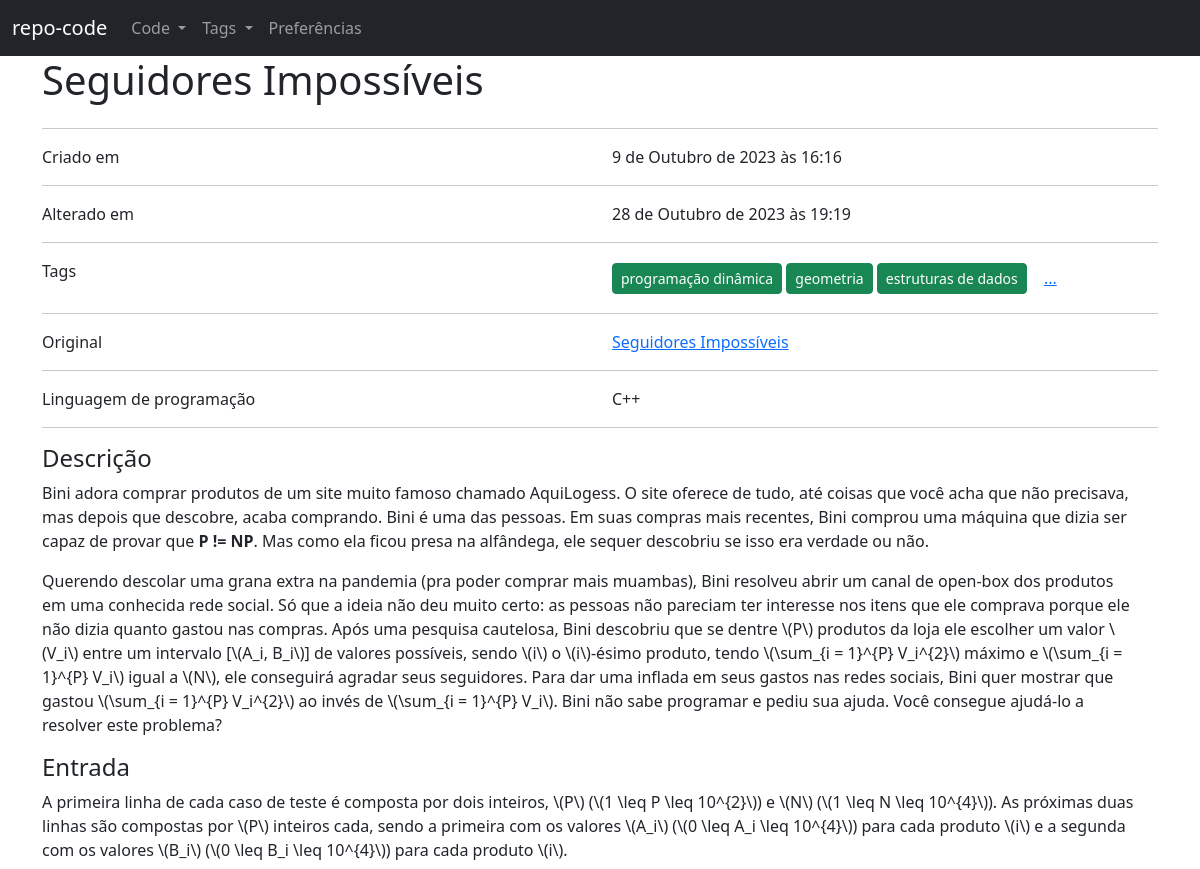
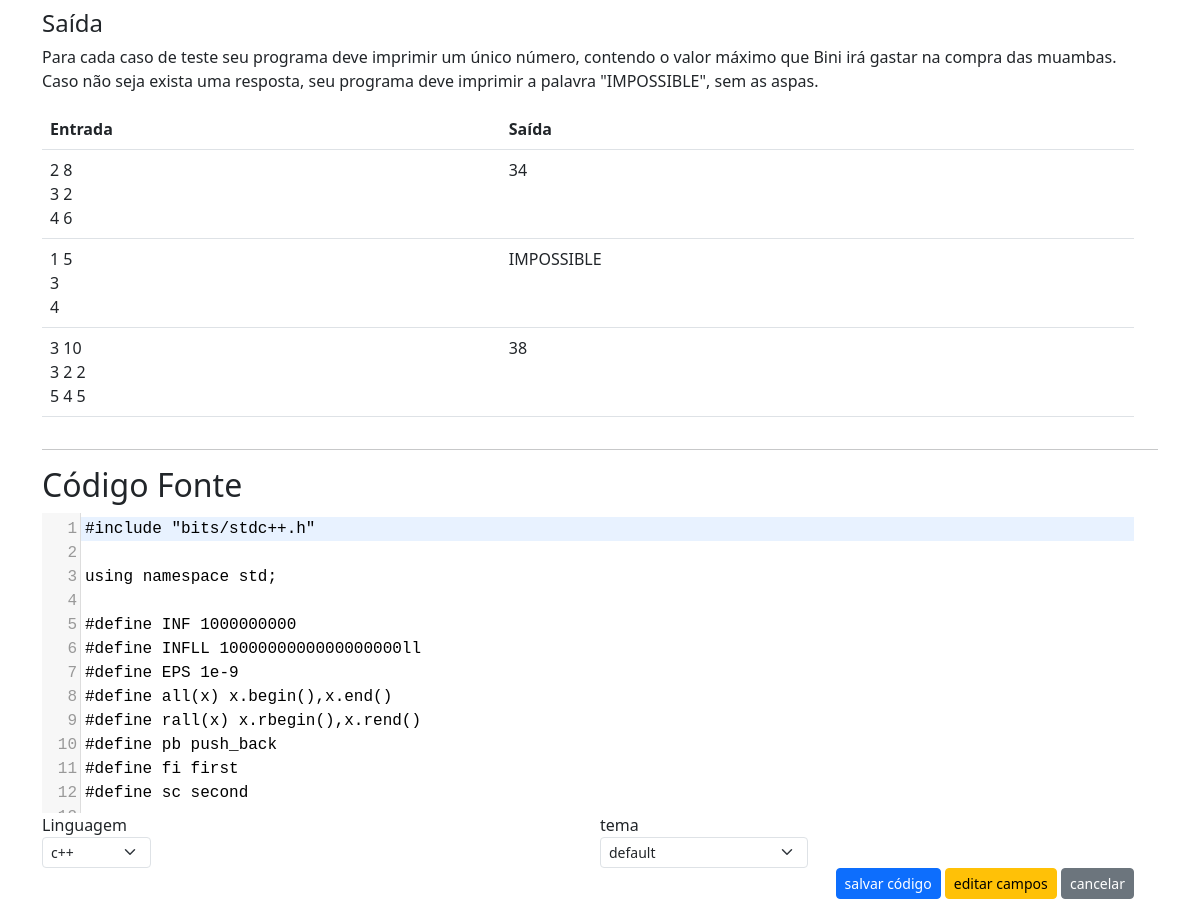
Page /repo/code/4/ on the committed database (2 pictures, top to bottom).
### repo/models.py (models this page shows, shortened)
class Code(models.Model):
    LANGUAGE_CHOICES = (
        ("c++", "c++"),
        ("py", "python"),
        ("c", "c"),
        ("java", "java"),
        ("c#", "c#"),
        ("js", "javascript")
    )
    DICT_LANGUAGES_CHOICES = dict(LANGUAGE_CHOICES)
    title = models.CharField(max_length = 100)
    createdAt = models.DateTimeField(default = timezone.now)
    updatedAt = models.DateTimeField(default = timezone.now)
    description = models.TextField()
    source = models.TextField()
    tags = models.ManyToManyField(Tag)
    original = models.CharField(max_length = 100)
    language = models.CharField(max_length = 10, choices = LANGUAGE_CHOICES)
    def human_language(self):
        return self.DICT_LANGUAGES_CHOICES[self.language]
    def full_description(self):
        return f'<div class = "container">{self.description}</div>'

class Tag(models.Model):
    name = models.CharField(max_length = 50)
    human_name = models.CharField(max_length = 50)
    description = models.TextField()

### repo/code_views.py (the view)
# urls.py: path('<int:key>/', code_views.source, name = 'repo_code_view'),
@require_http_methods(['GET'])
def source(request, key):
    try:
        code = Code.objects.get(pk = key)
        partial_tags = code.tags.all()[:3]
        languages = sorted(Code.LANGUAGE_CHOICES, key = lambda x: x[1])
        themes = os.listdir(os.path.join('templates', 'static', 'js', 'codemirror', 'theme'))
        css_files = list(map(lambda f: os.path.join('js', 'codemirror', 'theme', f), themes))
        themes = list(map(lambda t: t.split('.')[0], themes))
        return render(request, 'code/code.html', {
            'source' : code,
            'partial_tags': partial_tags,
            'themes': themes,
            'css_files': css_files,
            'languages': languages
        })
    except ObjectDoesNotExist as ex:
        return render(request, '404.html', {'message': ex})

### repo/templates/code/code.html (shortened to what this page needs)
{% extends "base.html" %}
{% load static %}
{% block 'css' %}
<link href = "{% static 'js/codemirror/lib/codemirror.css' %}" rel="stylesheet">
<link href = "{% static 'js/codemirror/addon/hint/show-hint.css' %}" rel="stylesheet">
{% for css in css_files %}
    <link href = "{% static css %}" rel = "stylesheet">
{% endfor %}
{% endblock %}
{% block 'main' %}
<div class = "container">
    <div class = "row">
        <h1>{{ source.title }}</h1>
    </div>
    <hr>
    <div class = "row">
        <div class = "col">
            Criado em
        </div>
        <div class = "col">
            {{ source.createdAt }}
        </div>
    </div>
    <hr>
    <div class = "row">
        <div class = "col">
            Alterado em
        </div>
        <div class = "col">
            {{ source.updatedAt }}
        </div>
    </div>
    <hr>
    <div class = "row">
        <div class = "col">
            Tags
        </div>
        <div class = "col">
            {% for tag in partial_tags %}
                <a class = "btn btn-sm btn-success" href = "{% url 'repo_tag_view' tag.id %}"> {{ tag.human_name }} </a>
            {% endfor %}
            {% if source.tags.count > 3 %}
                <a class="btn btn-link" data-bs-toggle="modal" data-bs-target="#tagsModal"> ... </a>
            {% endif %}
        </div>
    </div>
    {% if source.original %}
    <hr>
    <div class = "row">
        <div class = "col">
            Original
        </div>
        <div class = "col">
            <a href = "{{source.original}}" target = "__blank"> {{ source.title }} </a>
        </div>
    </div>
    {% endif %}
    <hr>
    <div class = "row">
        <div class = "col">
            Linguagem de programação
        </div>
        <Div class = "col">
            {{ source.human_language.title }}
        </div>
    </div>
    <hr>
    <div class = "row">
        <div class = "row">
            <h4> Descrição </h4>
        </div>
        <div class = "row">
            {{ source.full_description | safe }}
        </div>
    </div>
    <hr>
    <div class = "row">
        <div class = "row">
            <h2> Código Fonte </h2>
        <div>
        <div class = "row">
            <form id = "sourceForm" method = "post" action = "{% url 'repo_code_update_source' source.id %}">
                <div class = "row">
                </div>
                <div class = "row">
                    <div class = "col">
                        <div class = "form-group">
                            <label> Linguagem </label>
                            <select id = "language" name = "language" class = "form-select form-select-sm w-auto" >
                                {% for lang, hu_lang in languages %}
                                    {% if source.language == lang %}
                                        <option value = "{{lang}}" selected> {{hu_lang}} </option>
                                    {% else %}
                                        <option value = "{{lang}}"> {{hu_lang}} </option>
                                    {% endif %}
                                {% endfor %}
                            </select>
                        </div>
                    </div>
                    <div class = "col">
                        <div class = "form-group">
                            <label>tema</label>
                            <select id = "theme" name = "theme" class = "form-select form-select-sm w-auto" >
                               {% if request.session.codeTheme == 'default' %}
                                    <option value = "default" selected>default</option>
                               {% else %}
                                    <option value = "default">default</option>
                               {% endif %}
                            </select>
                        </div>
                    </div>
                </div>
                <div class = "text-end">
                    <button type = "button" data-bs-toggle="modal" data-bs-target="#saveCodeModal" class = "btn btn-primary btn-sm"> salvar código </button>
                    <a class = "btn btn-warning btn-sm"  href = "{% url 'repo_code_update' source.id  %}"> editar campos </a> </h1>
                    <a class = "btn btn-secondary btn-sm" href = "{% url 'repo_code_view' source.id %}"> cancelar </a>
                </div>
            </form>
        </div>
    </div>
</div>
{% endblock %}

### rows in the picture
Code: title "Seguidores Impossíveis", createdAt "9 de Outubro de 2023 às 16:16", updatedAt "28 de Outubro de 2023 às 19:19", human_language "C++", full_description "Bini adora comprar produtos de um site muito famoso chamado AquiLogess. O site oferece de tudo, até coisas que você acha que não precisava, mas depois que descobre, acaba comprando. Bini é uma das pessoas. Em suas compras mais recentes, Bini comprou uma máquina que dizia ser capaz de provar que P != NP . Mas como ela ficou presa na alfândega, ele sequer descobriu se isso era verdade ou não. Querendo descolar uma grana extra na pandemia (pra poder comprar mais muambas), Bini resolveu abrir um canal de open-box dos produtos em uma conhecida rede social. Só que a ideia não deu muito certo: as pessoas não pareciam ter interesse nos itens que ele comprava porque ele não dizia quanto gastou nas…", language "c++"
Tag: human_name "programação dinâmica"
Tag: human_name "geometria"
Tag: human_name "estruturas de dados"
